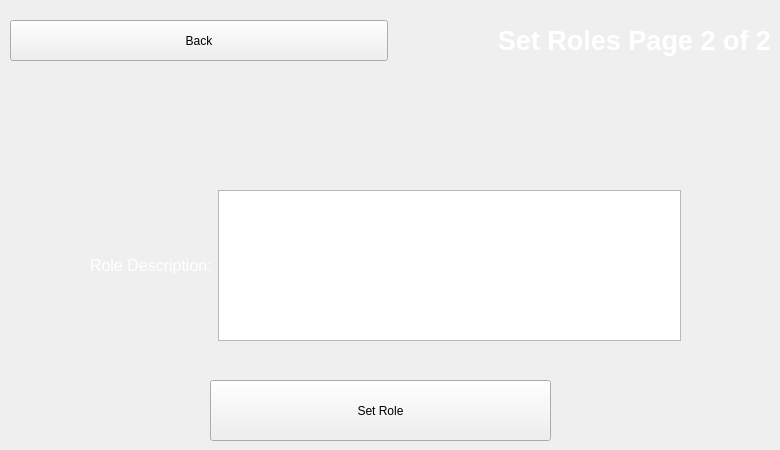
      <widget class="QWidget" name="setGroupRoles">
       <widget class="QWidget" name="verticalLayoutWidget_7">
        <property name="geometry">
         <rect>
          <x>210</x>
          <y>380</y>
          <width>341</width>
          <height>61</height>
         </rect>
        </property>
        <layout class="QVBoxLayout" name="verticalLayout_24">
         <item>
          <widget class="QPushButton" name="setRole">
           <property name="sizePolicy">
            <sizepolicy hsizetype="Minimum" vsizetype="Preferred">
             <horstretch>0</horstretch>
             <verstretch>0</verstretch>
            </sizepolicy>
           </property>
           <property name="text">
            <string>Set Role</string>
           </property>
          </widget>
         </item>
        </layout>
       </widget>
       <widget class="QWidget" name="horizontalLayoutWidget_15">
        <property name="geometry">
         <rect>
          <x>20</x>
          <y>70</y>
          <width>741</width>
          <height>31</height>
         </rect>
        </property>
        <layout class="QHBoxLayout" name="horizontalLayout_36">
         <item>
          <widget class="QLabel" name="selLabel2">
           <property name="font">
            <font>
             <pointsize>14</pointsize>
             <italic>true</italic>
            </font>
           </property>
           <property name="styleSheet">
            <string notr="true">color:white</string>
           </property>
           <property name="text">
            <string/>
           </property>
          </widget>
         </item>
        </layout>
       </widget>
       <widget class="QWidget" name="layoutWidget_10">
        <property name="geometry">
         <rect>
          <x>10</x>
          <y>20</y>
          <width>761</width>
          <height>41</height>
         </rect>
        </property>
        <layout class="QHBoxLayout" name="horizontalLayout_37">
         <item>
          <widget class="QPushButton" name="backToCreateEm2">
           <property name="sizePolicy">
            <sizepolicy hsizetype="Preferred" vsizetype="Preferred">
             <horstretch>0</horstretch>
             <verstretch>0</verstretch>
            </sizepolicy>
           </property>
           <property name="text">
            <string>Back</string>
           </property>
          </widget>
         </item>
         <item>
          <widget class="QLabel" name="simLabel_10">
           <property name="font">
            <font>
             <pointsize>20</pointsize>
             <weight>75</weight>
             <bold>true</bold>
            </font>
           </property>
           <property name="styleSheet">
            <string notr="true">color: white</string>
           </property>
           <property name="text">
            <string>Set Roles Page 2 of 2</string>
           </property>
           <property name="alignment">
            <set>Qt::AlignRight|Qt::AlignTrailing|Qt::AlignVCenter</set>
           </property>
          </widget>
         </item>
        </layout>
       </widget>
       <widget class="QWidget" name="gridLayoutWidget_6">
        <property name="geometry">
         <rect>
          <x>90</x>
          <y>190</y>
          <width>591</width>
          <height>151</height>
         </rect>
        </property>
        <layout class="QGridLayout" name="gridLayout_6">
         <item row="0" column="0">
          <widget class="QLabel" name="label_17">
           <property name="font">
            <font>
             <pointsize>12</pointsize>
            </font>
           </property>
           <property name="styleSheet">
            <string notr="true">color:white</string>
           </property>
           <property name="text">
            <string>Role Description:</string>
           </property>
          </widget>
         </item>
         <item row="0" column="1">
          <widget class="QTextEdit" name="enterRole"/>
         </item>
        </layout>
       </widget>
      </widget>
